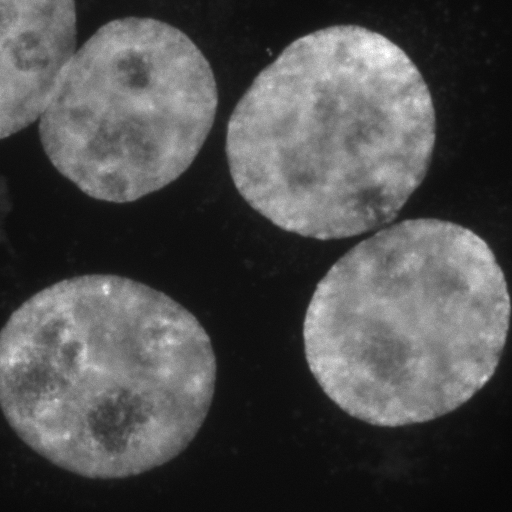
%> input picture 4_Threshholding_OCR/cells.tif, 512 x 512 px
$ octave threshCells.m   (GNU Octave 9; MATLAB toolbox functions it lacks are replaced by stand-ins)
%> lines starting %> are read from the running program, lines starting %| are printed output that depends on the picture; in (x1, y1, x2, y2) boxes, pixels count from 0 and x2, y2 are one past the last pixel; in counts of white or black regions, pixels touching at a corner belong together; the program's own positions count from 1
### 5_Segmentation/mid_way.m
function outT = mid_way(histo, startT)
% Calculates a threshold value from a histogram using the mid-way method.
%
% histo: A 1D array histogram.
% The histogram bins must correspond to gray value 0, 1, 2,...
% startT: start threshold
% outT: the calculated threshold (integer)
%
% Programmed by Maria Magnusson 2018-08

num = length(histo);
t0 = floor(startT);
t1 = t0+2;

% Calculate the threshold
%------------------------
while abs(t0-t1) > 0.5

  t0 = t1;

  % Calculate mean for the lower part of the histogram
  %---------------------------------------------------
  lowersum1 = sum(histo(1:t0+1).*[0:t0]);
  lowersum2 = sum(histo(1:t0+1));
  if lowersum2 ~= 0
    mean0 = lowersum1/lowersum2;
  else
    error('Cannot calculate new threshold');
  end;

  % Calculate mean for the upper part of the histogram
  %---------------------------------------------------
  uppersum1 = sum(histo(t0+2:num).*[t0+1:num-1]);
  uppersum2 = sum(histo(t0+2:num));
  if uppersum2 ~= 0
    mean1 = uppersum1/uppersum2;
  else
    error('Cannot calculate new threshold');
  end;

  % Calculate new threshold
  %------------------------
  t1 = floor((mean0+mean1)/2);

end;

outT = t1;

### 4_Threshholding_OCR/least_error.m
function outT = least_error(histo, startT)
    % Calculates a threshold value from a histogram using the least-error method.
    %
    % histo: A 1D array histogram.
    % The histogram bins must correspond to gray value 0, 1, 2,...
    % startT: start threshold
    % outT: the calculated threshold (integer)
    num = length(histo);
    t0 = floor(startT);
    t1 = t0+2;

    % Calculate the threshold
    %------------------------
    while abs(t0-t1) > 0.5
    t0 = t1;

    % Calculate mean for the lower part of the histogram
    %---------------------------------------------------
    lowersum1 = sum(histo(1:t0+1).*[0:t0]);
    lowersum2 = sum(histo(1:t0+1));
    if lowersum2 ~= 0
        mean0 = lowersum1/lowersum2;
    else
        error('Cannot calculate new threshold');
    end

    % Calculate mean for the upper part of the histogram
    %---------------------------------------------------
    uppersum1 = sum(histo(t0+2:num).*[t0+1:num-1]);
    uppersum2 = sum(histo(t0+2:num));
    if uppersum2 ~= 0
        mean1 = uppersum1/uppersum2;
    else
        error('Cannot calculate new threshold');
    end

    % Calculate total probability for the lower part of the histogram
    %---------------------------------------------------
    lowersum1 = sum(histo(1:t0+1));
    lowersum2 = sum(histo(1:num));
    if lowersum2 ~= 0
        p0 = lowersum1/lowersum2;
    else
        error('Cannot calculate total probability')
    end

    % Calculate total probability for the upper part of the histogram
    %---------------------------------------------------
    uppersum1 = sum(histo(t0+2:num));
    uppersum2 = sum(histo(1:num));
    if uppersum2 ~= 0
        p1 = uppersum1/uppersum2;
    else
        error('Cannot calculate total probability')
    end

    % Calculate variance for the lower part of the histogram
    %---------------------------------------------------
    lowersum1 = sum(histo(1:t0+1).*([0:t0]-mean0).^2);
    lowersum2 = sum(histo(1:t0+1));
    if lowersum2 ~= 0
        s0 = lowersum1/lowersum2;
    else
        error('Cannot calculate variance')
    end

    % Calculate variance for the upper part of the histogram
    %---------------------------------------------------
    uppersum1 = sum(histo(t0+2:num).*([t0+1:num-1]-mean1).^2);
    uppersum2 = sum(histo(t0+2:num));
    if uppersum2 ~= 0
        s1 = uppersum1/uppersum2;
    else
        error('Cannot calculate variance')
    end

    % Calculate new threshold
    %------------------------
    a = (s0*s1)/(s1-s0);
    b = 2*(-(mean0/s0)+(mean1/s1));
    c = -2*log(p0/p1)+log(s0/s1)+(mean0^2/s0)-(mean1^2/s1);
    t1 = floor((roots([1 a*b a*c])));

    if t1(1) > mean0 && t1(1) < mean1
        t1 = t1(1);
    else
        t1 = t1(2);
    end
end
outT = t1;

### 4_Threshholding_OCR/threshCells.m
im = imread('cells.tif');
%> im is the input picture: size 512x512 uint8; min 5, max 255, mean 77
histo = hist(im(:),[0:255]);
%> histo = 256 values, max 13224 at index 17, min 0 at index 1, mean 1024
T = mean(mean(im))
%> T = 77.01

Tmid = mid_way(histo, T)
%> in mid_way, `t0 = floor(startT);`: t0 = 77
%> in mid_way, `t1 = t0+2;`: t1 = 79
%> the loop in mid_way, `while abs(t0-t1) > 0.5` made 2 passes
%> (t0, lowersum1, lowersum2, mean0, uppersum1, uppersum2, mean1, t1) on passes 1 to 2: (79, 2722975, 132031, 20.62, 17463533, 130113, 134.2, 77), (77, 2672246, 131385, 20.34, 17514262, 130759, 133.9, 77)
%> in mid_way, `outT = t1;`: outT = 77
%> Tmid = 77
%Tmid = 52
imTmid = im>Tmid;
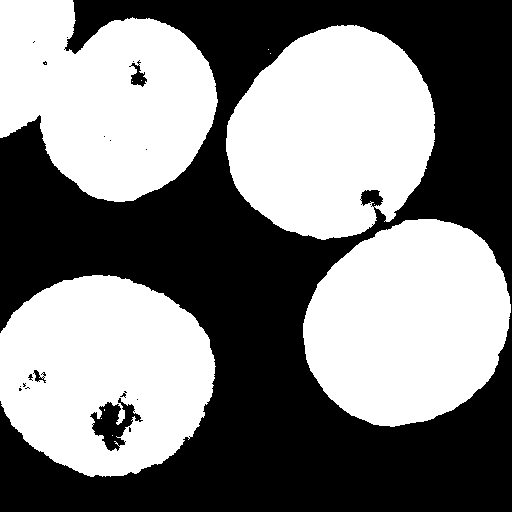
%> imTmid: size 512x512 logical; 49.9% white; 13 white regions (9 under 20 px), largest, box (x1, y1, x2, y2) and area: (226, 25, 435, 240) 33520, (303, 219, 511, 427) 32945, (0, 275, 216, 477) 32669, (0, 0, 218, 202) 31615

Tmid2 = least_error(histo, T)
%> in least_error, `t1 = t0+2;`: t1 = 79
%> the loop in least_error, `while abs(t0-t1) > 0.5` made 7 passes
%> (t0, mean0, mean1, p0) on passes 1 to 7: (79, 20.62, 134.2, 0.504), (60, 18.69, 131.9, 0.485), (45, 17.99, 130.5, 0.475), (39, 17.73, 129.6, 0.47), (37, 17.62, 129.2, 0.468), (36, 17.56, 129, 0.466), (35, 17.5, 128.7, 0.465)
%> in least_error, `outT = t1;`: outT = 35
%> Tmid2 = 35
imTmid2 = im>Tmid2;
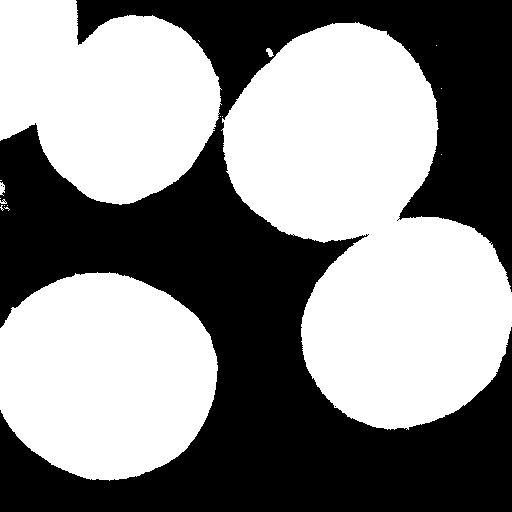
%> imTmid2: size 512x512 logical; 53.5% white; 4 black regions (3 under 20 px), largest, box (x1, y1, x2, y2) and area: (0, 0, 512, 512) 121858

figure(1)
colormap(gray(256))
subplot(2,2,1), imagesc(im, [0 255]);
axis image; colorbar
title('original image');
subplot(2,2,2), plot(0:255, histo, '.-r');
axis tight; grid
title('histogram');
subplot(2,2,3), imagesc(imTmid, [0 1]);
axis image; colorbar
title('mid-way thresholded image');
subplot(2,2,4), imagesc(imTmid2, [0 1]);
axis image; colorbar
title('least-error thresholded image');
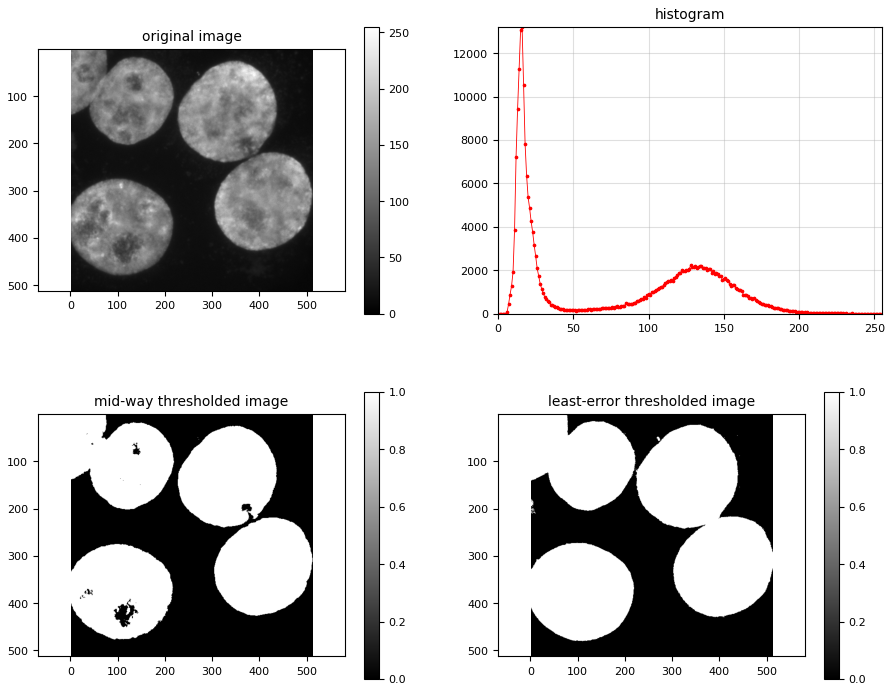
%> figure redrawn from the program's plot data, 4 panels
